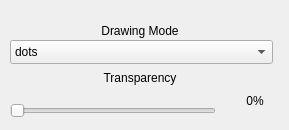
   <widget class="QWidget" name="drawing_mode">
    <attribute name="title">
     <string>Drawing Mode</string>
    </attribute>
    <widget class="QLabel" name="textLabel1_2_2">
     <property name="geometry">
      <rect>
       <x>10</x>
       <y>20</y>
       <width>260</width>
       <height>21</height>
      </rect>
     </property>
     <property name="text">
      <string>Drawing Mode</string>
     </property>
     <property name="alignment">
      <set>Qt::AlignCenter</set>
     </property>
    </widget>
    <widget class="QLabel" name="textLabel1_2_2_2_2">
     <property name="geometry">
      <rect>
       <x>10</x>
       <y>70</y>
       <width>260</width>
       <height>16</height>
      </rect>
     </property>
     <property name="text">
      <string>Transparency</string>
     </property>
     <property name="alignment">
      <set>Qt::AlignCenter</set>
     </property>
    </widget>
    <widget class="QSlider" name="transparency_slider_2">
     <property name="geometry">
      <rect>
       <x>10</x>
       <y>100</y>
       <width>206</width>
       <height>21</height>
      </rect>
     </property>
     <property name="minimumSize">
      <size>
       <width>0</width>
       <height>21</height>
      </size>
     </property>
     <property name="toolTip">
      <string>Select level of transparency</string>
     </property>
     <property name="minimum">
      <number>0</number>
     </property>
     <property name="maximum">
      <number>100</number>
     </property>
     <property name="singleStep">
      <number>1</number>
     </property>
     <property name="value">
      <number>0</number>
     </property>
     <property name="orientation">
      <enum>Qt::Horizontal</enum>
     </property>
     <property name="tickInterval">
      <number>10</number>
     </property>
    </widget>
    <widget class="QLabel" name="transparency_label_2">
     <property name="geometry">
      <rect>
       <x>230</x>
       <y>90</y>
       <width>50</width>
       <height>21</height>
      </rect>
     </property>
     <property name="text">
      <string>0%</string>
     </property>
     <property name="alignment">
      <set>Qt::AlignCenter</set>
     </property>
    </widget>
    <widget class="QComboBox" name="mode_combobox">
     <property name="geometry">
      <rect>
       <x>10</x>
       <y>40</y>
       <width>263</width>
       <height>24</height>
      </rect>
     </property>
     <property name="minimumSize">
      <size>
       <width>200</width>
       <height>24</height>
      </size>
     </property>
     <property name="maximumSize">
      <size>
       <width>1600</width>
       <height>24</height>
      </size>
     </property>
     <property name="focusPolicy">
      <enum>Qt::StrongFocus</enum>
     </property>
     <property name="currentIndex">
      <number>0</number>
     </property>
     <property name="maxCount">
      <number>2147483647</number>
     </property>
     <property name="insertPolicy">
      <enum>QComboBox::InsertAtBottom</enum>
     </property>
     <property name="duplicatesEnabled">
      <bool>true</bool>
     </property>
     <item>
      <property name="text">
       <string>dots</string>
      </property>
     </item>
     <item>
      <property name="text">
       <string>wireframe</string>
      </property>
     </item>
     <item>
      <property name="text">
       <string>solid</string>
      </property>
     </item>
     <item>
      <property name="text">
       <string>toon</string>
      </property>
     </item>
    </widget>
   </widget>
